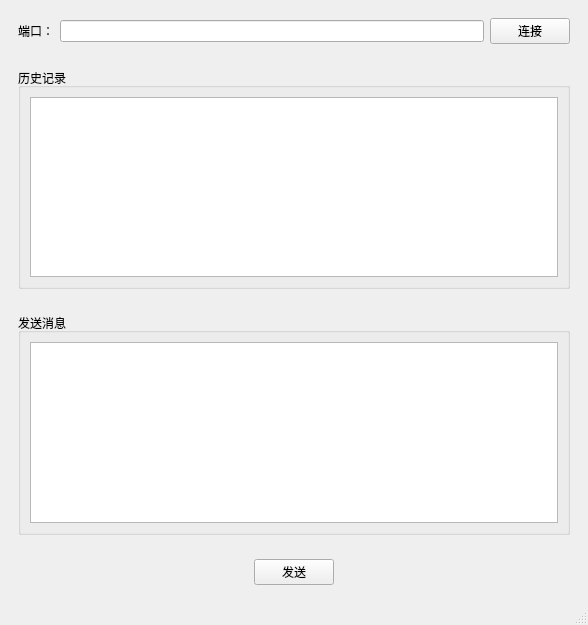
<?xml version="1.0" encoding="UTF-8"?>
<ui version="4.0">
 <class>MainWindow</class>
 <widget class="QMainWindow" name="MainWindow">
  <property name="geometry">
   <rect>
    <x>0</x>
    <y>0</y>
    <width>588</width>
    <height>625</height>
   </rect>
  </property>
  <property name="windowTitle">
   <string>MainWindow</string>
  </property>
  <widget class="QWidget" name="centralwidget">
   <layout class="QVBoxLayout" name="verticalLayout_4">
    <item>
     <widget class="QWidget" name="widget" native="true">
      <layout class="QHBoxLayout" name="horizontalLayout">
       <item>
        <widget class="QLabel" name="label">
         <property name="text">
          <string>端口：</string>
         </property>
        </widget>
       </item>
       <item>
        <widget class="QLineEdit" name="lineEdit_port"/>
       </item>
       <item>
        <widget class="QPushButton" name="pushButton_connect">
         <property name="text">
          <string>连接</string>
         </property>
        </widget>
       </item>
      </layout>
     </widget>
    </item>
    <item>
     <widget class="QWidget" name="widget_2" native="true">
      <layout class="QVBoxLayout" name="verticalLayout">
       <item>
        <widget class="QGroupBox" name="groupBox">
         <property name="title">
          <string>历史记录</string>
         </property>
         <layout class="QHBoxLayout" name="horizontalLayout_2">
          <item>
           <widget class="QTextEdit" name="textEdit_record">
            <property name="readOnly">
             <bool>true</bool>
            </property>
           </widget>
          </item>
         </layout>
        </widget>
       </item>
      </layout>
     </widget>
    </item>
    <item>
     <widget class="QWidget" name="widget_4" native="true">
      <layout class="QVBoxLayout" name="verticalLayout_3">
       <item>
        <widget class="QGroupBox" name="groupBox_2">
         <property name="title">
          <string>发送消息</string>
         </property>
         <layout class="QHBoxLayout" name="horizontalLayout_3">
          <item>
           <widget class="QTextEdit" name="textEdit_send">
            <property name="readOnly">
             <bool>false</bool>
            </property>
           </widget>
          </item>
         </layout>
        </widget>
       </item>
      </layout>
     </widget>
    </item>
    <item>
     <widget class="QWidget" name="widget_3" native="true">
      <layout class="QHBoxLayout" name="horizontalLayout_4">
       <item>
        <spacer name="horizontalSpacer">
         <property name="orientation">
          <enum>Qt::Horizontal</enum>
         </property>
         <property name="sizeHint" stdset="0">
          <size>
           <width>227</width>
           <height>20</height>
          </size>
         </property>
        </spacer>
       </item>
       <item>
        <widget class="QPushButton" name="pushButton_send">
         <property name="text">
          <string>发送</string>
         </property>
        </widget>
       </item>
       <item>
        <spacer name="horizontalSpacer_2">
         <property name="orientation">
          <enum>Qt::Horizontal</enum>
         </property>
         <property name="sizeHint" stdset="0">
          <size>
           <width>227</width>
           <height>20</height>
          </size>
         </property>
        </spacer>
       </item>
      </layout>
     </widget>
    </item>
   </layout>
  </widget>
  <widget class="QMenuBar" name="menubar">
   <property name="geometry">
    <rect>
     <x>0</x>
     <y>0</y>
     <width>588</width>
     <height>21</height>
    </rect>
   </property>
  </widget>
  <widget class="QStatusBar" name="statusbar"/>
 </widget>
 <resources/>
 <connections/>
</ui>
